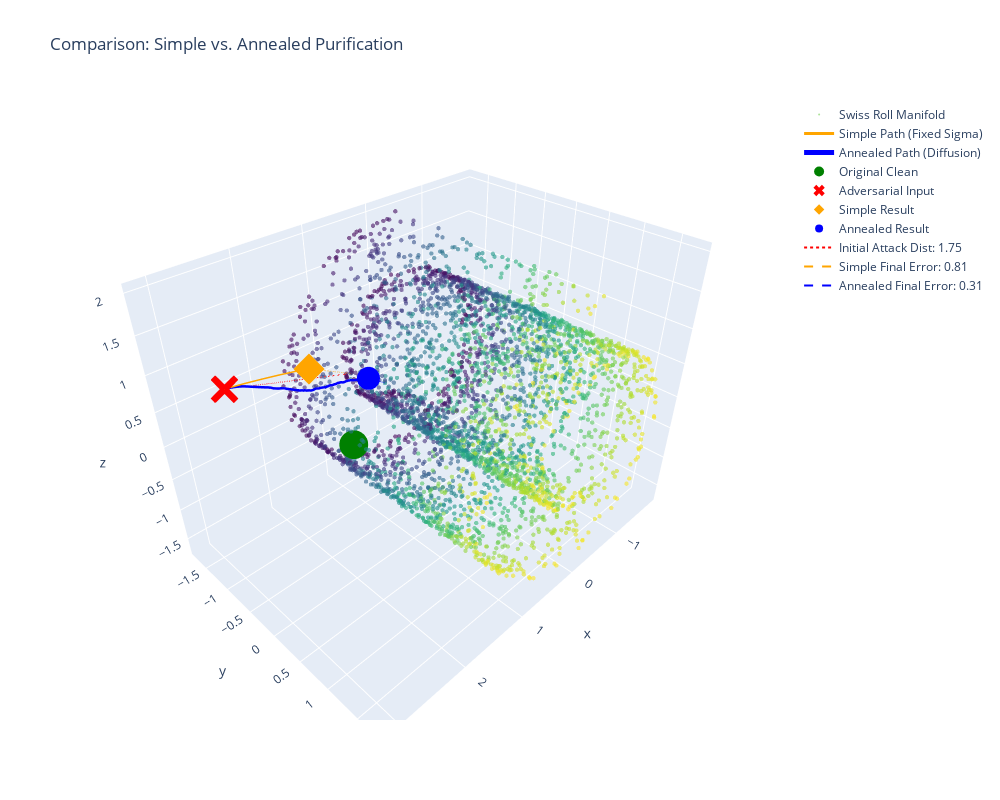

Notebook code for this chart:
### Code cell
import plotly.graph_objects as go
import numpy as np

# Convert everything to numpy for plotting
manifold_np = train_tensor.numpy()
traj_simple_np = trajectory_simple
traj_annealed_np = trajectory_annealed
clean_np = clean_point.numpy()[0]
adv_np = x_adv.numpy()[0]

# Endpoints
pure_simple_np = traj_simple_np[-1]
pure_annealed_np = traj_annealed_np[-1]

# Nearest neighbors on manifold (ensure these variables are calculated in your previous cell)
closest_pure_simple_np = closest_to_pure_simple.numpy()
closest_pure_annealed_np = closest_to_pure_annealed.numpy()
closest_to_adv_np = closest_to_adv.numpy()

fig = go.Figure()

# 1. The Manifold (Swiss Roll) - RESTORED FULL DATASET
fig.add_trace(go.Scatter3d(
    x=manifold_np[:, 0], y=manifold_np[:, 1], z=manifold_np[:, 2],
    mode='markers',
    marker=dict(size=1.5, color=manifold_np[:,1], colorscale='Viridis', opacity=0.6),
    name='Swiss Roll Manifold'
))

# 2. Simple Purification Path (Fixed Sigma)
fig.add_trace(go.Scatter3d(
    x=traj_simple_np[:, 0], y=traj_simple_np[:, 1], z=traj_simple_np[:, 2],
    mode='lines',
    line=dict(color='orange', width=3),
    name='Simple Path (Fixed Sigma)'
))

# 3. Annealed Purification Path (Diffusion)
fig.add_trace(go.Scatter3d(
    x=traj_annealed_np[:, 0], y=traj_annealed_np[:, 1], z=traj_annealed_np[:, 2],
    mode='lines',
    line=dict(color='blue', width=5),
    name='Annealed Path (Diffusion)'
))

# 4. Key Markers
fig.add_trace(go.Scatter3d(
    x=[clean_np[0]], y=[clean_np[1]], z=[clean_np[2]],
    mode='markers', marker=dict(size=10, color='green'), name='Original Clean'
))
fig.add_trace(go.Scatter3d(
    x=[adv_np[0]], y=[adv_np[1]], z=[adv_np[2]],
    mode='markers', marker=dict(size=10, color='red', symbol='x'), name='Adversarial Input'
))
fig.add_trace(go.Scatter3d(
    x=[pure_simple_np[0]], y=[pure_simple_np[1]], z=[pure_simple_np[2]],
    mode='markers', marker=dict(size=8, color='orange', symbol='diamond'), name='Simple Result'
))
fig.add_trace(go.Scatter3d(
    x=[pure_annealed_np[0]], y=[pure_annealed_np[1]], z=[pure_annealed_np[2]],
    mode='markers', marker=dict(size=8, color='blue', symbol='circle'), name='Annealed Result'
))

# 5. Distance Metrics
# Initial Attack Distance
fig.add_trace(go.Scatter3d(
    x=[adv_np[0], closest_to_adv_np[0]], y=[adv_np[1], closest_to_adv_np[1]], z=[adv_np[2], closest_to_adv_np[2]],
    mode='lines', line=dict(color='red', width=2, dash='dot'),
    name=f'Initial Attack Dist: {adv_dist:.2f}'
))

# Simple Error Line
fig.add_trace(go.Scatter3d(
    x=[pure_simple_np[0], closest_pure_simple_np[0]], 
    y=[pure_simple_np[1], closest_pure_simple_np[1]], 
    z=[pure_simple_np[2], closest_pure_simple_np[2]],
    mode='lines', line=dict(color='orange', width=2, dash='dash'),
    name=f'Simple Final Error: {pure_dist_simple:.2f}'
))

# Annealed Error Line
fig.add_trace(go.Scatter3d(
    x=[pure_annealed_np[0], closest_pure_annealed_np[0]], 
    y=[pure_annealed_np[1], closest_pure_annealed_np[1]], 
    z=[pure_annealed_np[2], closest_pure_annealed_np[2]],
    mode='lines', line=dict(color='blue', width=2, dash='dash'),
    name=f'Annealed Final Error: {pure_dist_annealed:.2f}'
))

fig.update_layout(
    title="Comparison: Simple vs. Annealed Purification",
    scene=dict(aspectmode='data'),
    width=1000, height=800
)

fig.show()

### Figure 1 — Plotly figure (JSON) as saved in the notebook; plotly's stock layout.template omitted (floating-point values rounded to 4 significant figures; data arrays with more than 128 entries replaced by an {"elided": "..."} marker saying what was removed)
{"data": [{"marker": {"color": {"elided": "4000 float values"}, "colorscale": [[0, "#440154"], [0.1111, "#482878"], [0.2222, "#3e4989"], [0.3333, "#31688e"], [0.4444, "#26828e"], [0.5556, "#1f9e89"], [0.6667, "#35b779"], [0.7778, "#6ece58"], [0.8889, "#b5de2b"], [1, "#fde725"]], "opacity": 0.6, "size": 1.5}, "mode": "markers", "name": "Swiss Roll Manifold", "type": "scatter3d", "x": {"elided": "4000 float values"}, "y": {"elided": "4000 float values"}, "z": {"elided": "4000 float values"}}, {"line": {"color": "orange", "width": 3}, "mode": "lines", "name": "Simple Path (Fixed Sigma)", "type": "scatter3d", "x": [3.112, 2.893, 2.688, 2.494, 2.313, 2.145], "y": [-0.3754, -0.3669, -0.3591, -0.3523, -0.346, -0.3402], "z": [1.445, 1.412, 1.376, 1.339, 1.301, 1.263]}, {"line": {"color": "blue", "width": 5}, "mode": "lines", "name": "Annealed Path (Diffusion)", "type": "scatter3d", "x": {"elided": "1001 float values"}, "y": {"elided": "1001 float values"}, "z": {"elided": "1001 float values"}}, {"marker": {"color": "green", "size": 10}, "mode": "markers", "name": "Original Clean", "type": "scatter3d", "x": [1.612], "y": [-0.3754], "z": [-0.05473]}, {"marker": {"color": "red", "size": 10, "symbol": "x"}, "mode": "markers", "name": "Adversarial Input", "type": "scatter3d", "x": [3.112], "y": [-0.3754], "z": [1.445]}, {"marker": {"color": "orange", "size": 8, "symbol": "diamond"}, "mode": "markers", "name": "Simple Result", "type": "scatter3d", "x": [2.145], "y": [-0.3402], "z": [1.263]}, {"marker": {"color": "blue", "size": 8, "symbol": "circle"}, "mode": "markers", "name": "Annealed Result", "type": "scatter3d", "x": [1.661], "y": [0.03724], "z": [1.098]}, {"line": {"color": "red", "dash": "dot", "width": 2}, "mode": "lines", "name": "Initial Attack Dist: 1.75", "type": "scatter3d", "x": [3.112, 1.479], "y": [-0.3754, -0.4975], "z": [1.445, 0.8333]}, {"line": {"color": "orange", "dash": "dash", "width": 2}, "mode": "lines", "name": "Simple Final Error: 0.81", "type": "scatter3d", "x": [2.145, 1.479], "y": [-0.3402, -0.4975], "z": [1.263, 0.8333]}, {"line": {"color": "blue", "dash": "dash", "width": 2}, "mode": "lines", "name": "Annealed Final Error: 0.31", "type": "scatter3d", "x": [1.661, 1.413], "y": [0.03724, 0.02165], "z": [1.098, 0.9133]}], "layout": {"height": 800, "scene": {"aspectmode": "data"}, "title": {"text": "Comparison: Simple vs. Annealed Purification"}, "width": 1000}}
